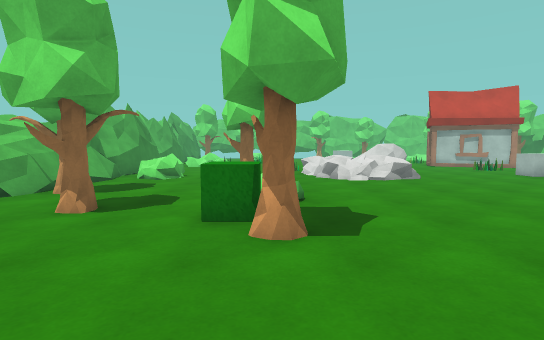
View 1 (above)

18 first-person views from a walk through a 3-D level made in the Unity game engine. The camera is 1.3 m above the floor, tilts 4° down and sees 80° across. The floor is counted in squares, 1 m on a side. Each view is taken from the middle of a square. On the plan, view 1 faces up. The plan holds only what a view shows up to about 14 squares ahead; the rest is blank. The place goes on beyond the plan. The player character is not drawn. Some animated figures are not drawn.

View 2
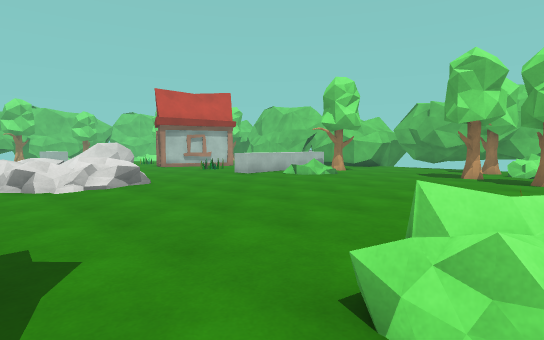

View 3
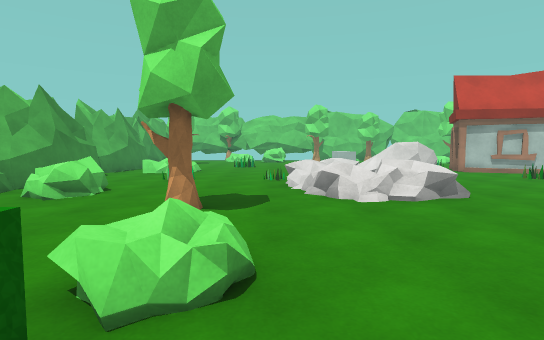

View 4
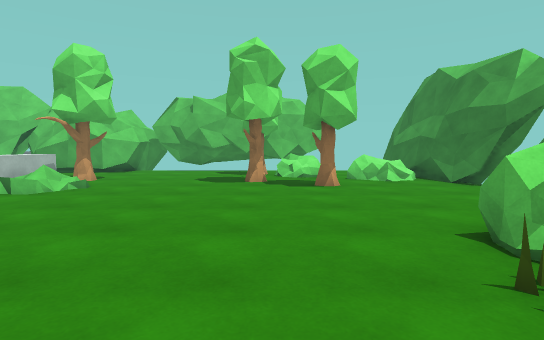

View 5
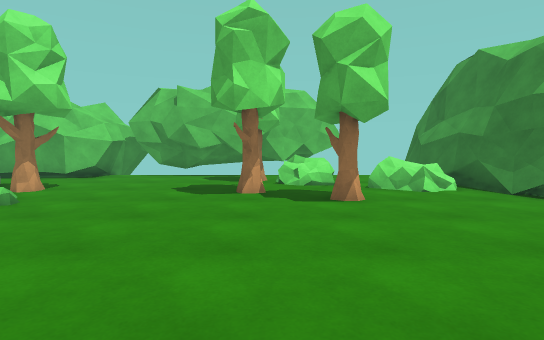

View 6
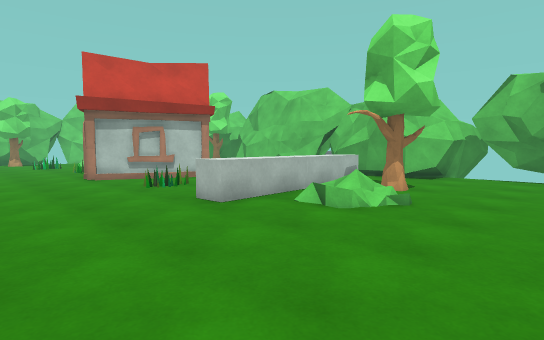

View 7
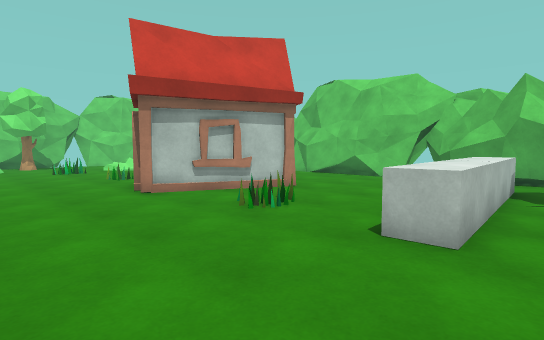

View 8
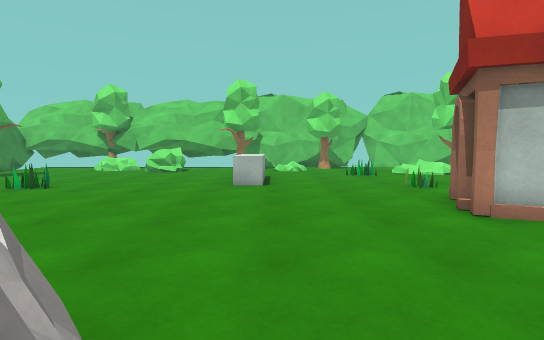

View 9
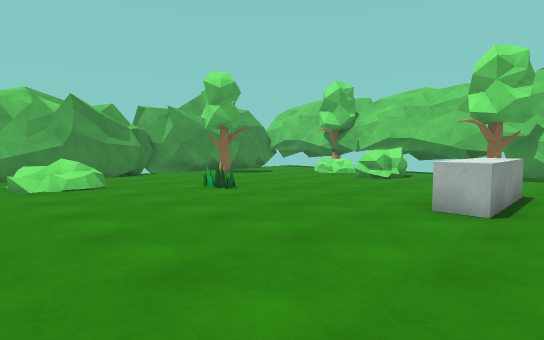

View 10
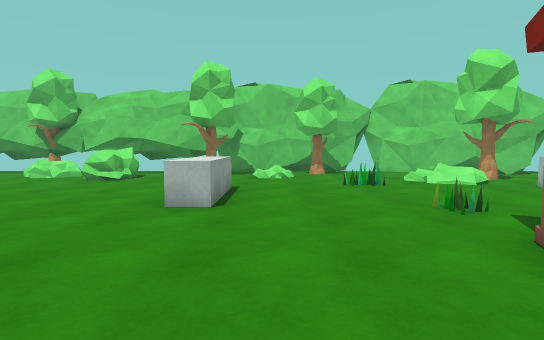

View 11
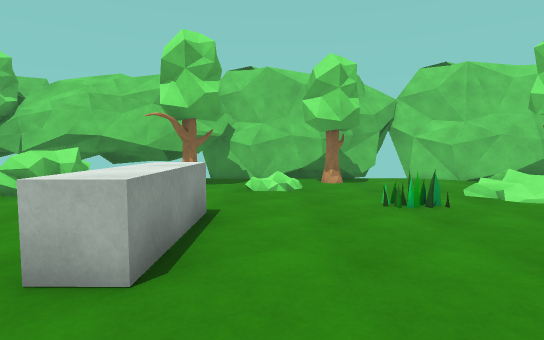

View 12
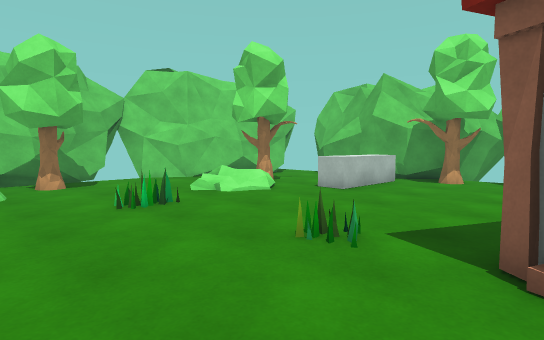

View 13
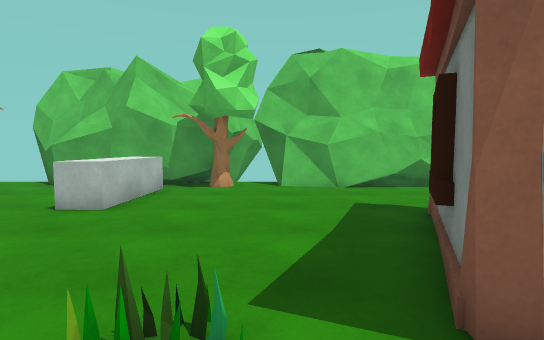

View 14
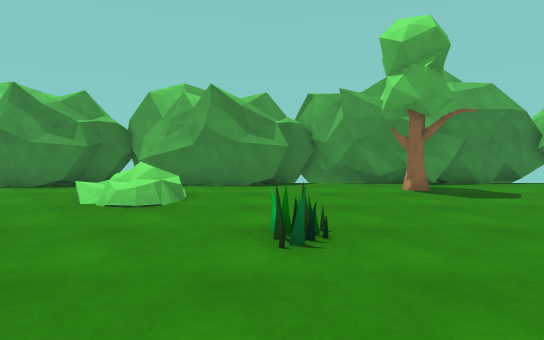

View 15
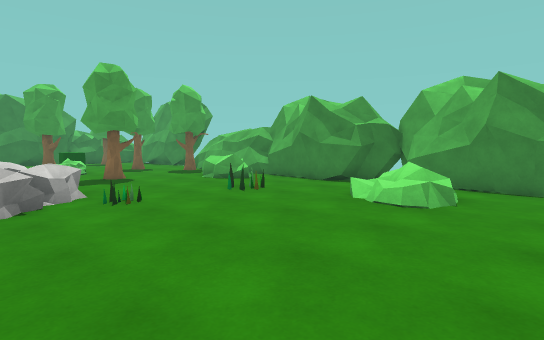

View 16
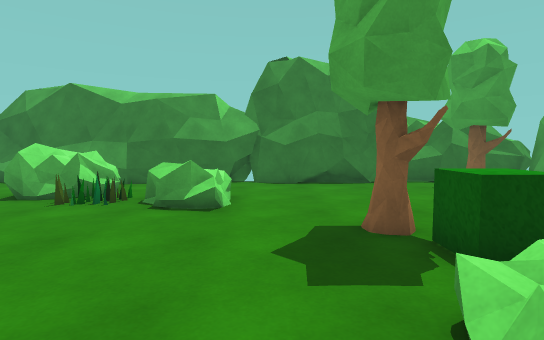

View 17
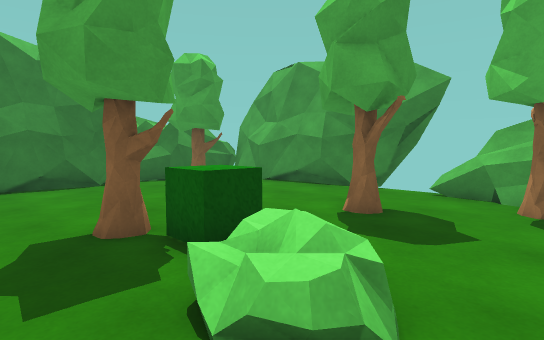

View 18
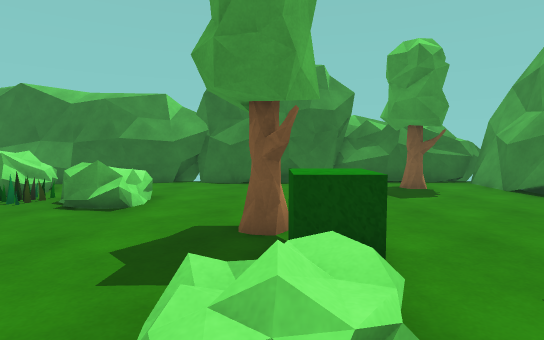

### Floor plan
Key: @ floor where view 1 was taken; # wall or solid block; x gap in a wall; . main floor; : floor 0.25 m higher than the main floor; / step, stairs or slope; = window, fence, low wall or low ledge; ^ raised ledge; T tree; H house; O other object.
Columns run from 9 left of view 1 to 22 right of it. Each row starts with its distance up from view 1.
 38               ###########
 37            ####..=..T...####
 36  #    #######  T. .T......##
 35  #..  OO=  O  T.. /......    ..#
 34  #... .O.  O.  .///..../   ...##
 33  #........OO.. ......./  TT...#
 32  ##........... ......../ /... #
 31  #=T..........  ....O.../...  #
 30  #TT...........^..........^^^^#
 29  #.............^^.............##
 28 ##.............^^.............T#
 27 #O.............^.....O........T#
 26 OOO.....O.....................##
 25 OOO..................H........##
 24  OO..................HHH......#
 23 OOO/  /.............HHH HH....#
 22 OOOO  /.............HHHHHH....#
 21 OO.../................HHHH....#
 20  OO.....................H.... #
 19  OO.......................... #
 18 OOO...O...O.OOOO.....O.....   ##
 17 OOO........OOOOO..........   ##
 16 OOO .......OO O ........     ##
 15   O OO......    .....^^^^^^^.##
 14  ##xOO.....O  OO.....^^.......#
 13   #.O........OOO.......   T...##
 12   #....TT.............:  TT...##
 11   #............................#
 10  ##T...........................#
  9  #^TT....O.....................#
  8  #=.....OO.....................
  7   ...T...O.....................
  6  #..TT..OO...............TT..T
  5  #.......T................T.OT
  4  #.........................OOO
  3  #..........OO..........T..OO
  2  ##.........OOO.OOO.......O..
  1  ##..........  .OO .......OO
  0  ##.TT...@.... .OO .......O
 -1  #=..T........ ..   ......#####
 -2  #OOOOOOOOOO#########=..#####
 -3  OOOOOOOOOOO##   ########
 -4   O OOO  OOO

Where each view was taken, in squares from view 1:
view 1: 0 up, 0 right, facing up
view 2: 2 up, 1 right, facing up-right
view 3: 5 up, 1 right, facing up
view 4: 5 up, 4 right, facing right
view 5: 5 up, 7 right, facing right
view 6: 8 up, 7 right, facing up-right
view 7: 13 up, 7 right, facing up-right
view 8: 16 up, 7 right, facing up
view 9: 20 up, 8 right, facing up-left
view 10: 20 up, 8 right, facing up
view 11: 24 up, 8 right, facing up
view 12: 24 up, 8 right, facing up-right
view 13: 26 up, 10 right, facing right
view 14: 26 up, 4 right, facing left
view 15: 26 up, 4 right, facing down-left
view 16: 10 up, 2 right, facing down
view 17: 10 up, 2 right, facing down-left
view 18: 10 up, 0 right, facing down
